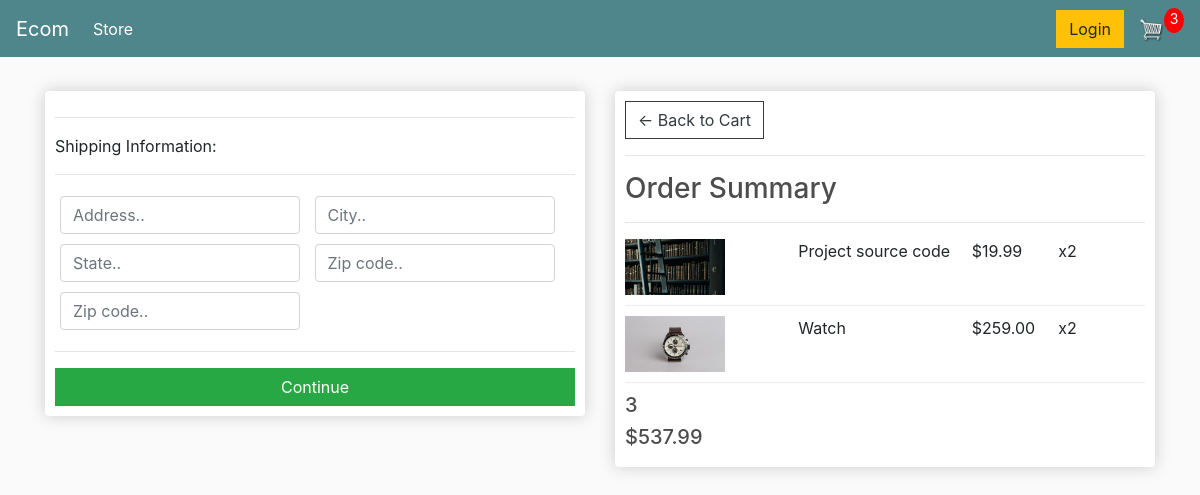
/checkout/ (signed in), run on an earlier commit of the app's database.
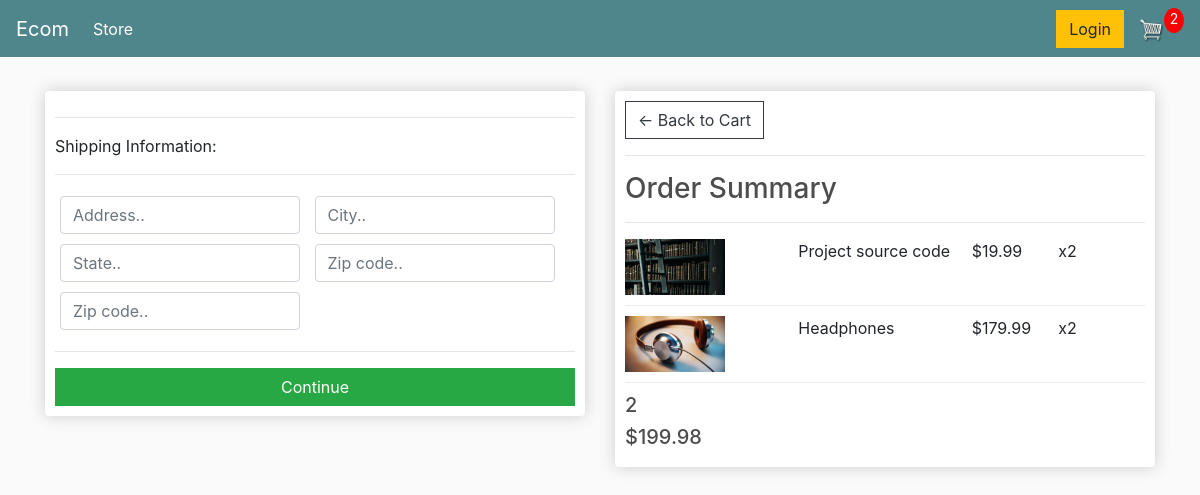
And on a later commit of the database.
### store/models.py (models this page shows, shortened)
class OrderItem(models.Model):
    product = models.ForeignKey(Product, on_delete=models.SET_NULL, null=True)
    order = models.ForeignKey(Order, on_delete=models.SET_NULL, null=True)
    quantity = models.IntegerField(default=0, null=True, blank=True)
    date_added = models.DateTimeField(auto_now_add=True)
    @property
    def get_total(self):
        total = self.product.price * self.quantity
        return total

class Product(models.Model):
     name = models.CharField(max_length=200, null=True)
     price = models.DecimalField(max_digits=7, decimal_places=2)
     digital = models.BooleanField(default=False, null=True, blank=True)
     image = models.ImageField(null=True, blank=True)
     @property
     def imageURL(self):
         try:
             url = self.image.url
         except:
             url = ''
         return url

class Order(models.Model):
    customer = models.ForeignKey(Customer, on_delete=models.SET_NULL, null=True, blank=True)
    date_ordered = models.DateTimeField(auto_now_add=True)
    complete = models.BooleanField(default=False)
    transaction_id = models.CharField(max_length=100, null=True)
    @property
    def shipping(self):
        shipping = False
        orderitems = self.orderitem_set.all()
        for i in orderitems:
            if i.product.digital == False:
                shipping = True
        return shipping
    @property
    def get_cart_total(self):
        orderitems = self.orderitem_set.all()
        total = sum([item.get_total for item in orderitems])
        return total
    @property
    def get_cart_items(self):
        orderitems = self.orderitem_set.all()
        total = sum([item.quantity for item in orderitems])
        return total

### store/views.py (the view)
# urls.py: path('checkout/', views.checkout, name="checkout"),
def checkout(request):
     data = cartData(request)
     cartItems = data['cartItems']
     order = data['order']
     items = data['items']
     context = {'items': items, 'order': order, 'cartItems': cartItems}
     return render(request, 'checkout.html', context)

### store/utilis.py (called while the page is built)
def cartData(request):
    if request.user.is_authenticated:
        customer = request.user.customer
        order, created = Order.objects.get_or_create(customer=customer, complete=False)
        items = order.orderitem_set.all()
        cartItems = order.get_cart_items
    else:
        cookieData = cookieCart(request)
        cartItems = cookieData['cartItems']
        order = cookieData['order']
        items = cookieData['items']
    return {'cartItems': cartItems, 'order': order, 'items': items}

### store/templates/checkout.html (shortened to what this page needs)
{% extends 'main.html' %}
{% load static %}
{% block content %}
     <div class="row">
		<div class="col-lg-6">
			<div class="box-element" id="form-wrapper">
				<form id="form">
					<div id="shipping-info">
						<hr>
						<p>Shipping Information:</p>
						<hr>
						<div class="form-field">
							<input class="form-control" type="text" name="address" placeholder="Address..">
						</div>
						<div class="form-field">
							<input class="form-control" type="text" name="city" placeholder="City..">
						</div>
						<div class="form-field">
							<input class="form-control" type="text" name="state" placeholder="State..">
						</div>
						<div class="form-field">
							<input class="form-control" type="text" name="zipcode" placeholder="Zip code..">
						</div>
						<div class="form-field">
							<input class="form-control" type="text" name="country" placeholder="Zip code..">
						</div>
					</div>
					<hr>
					<input id="form-button" class="btn btn-success btn-block" type="submit" value="Continue">
				</form>
			</div>
			<br>
		</div>
		 <div class="col-lg-6">
			<div class="box-element">
				<a  class="btn btn-outline-dark" href="{% url 'cart' %}">&#x2190; Back to Cart</a>
				<hr>
				<h3>Order Summary</h3>
				<hr>
				{% for item in items %}
				<div class="cart-row">
					<div style="flex:2"><img class="row-image" src="{{item.product.imageURL}}"></div>
					<div style="flex:2"><p>{{item.product.name}}</p></div>
					<div style="flex:1"><p>${{item.product.price|floatformat:2}}</p></div>
					<div style="flex:1"><p>x2</p></div>
				</div>
				{% endfor %}
				<h5>{{order.get_cart_items}}</h5>
				<h5>${{order.get_cart_total|floatformat:2}}</h5>
			</div>
		</div>
	</div>
{% endblock content %}

What changed in the data, as far as the page shows it:
removed OrderItem: product.imageURL (picture), product.name "Watch", product.price "259.00"
no longer on this page (row edited): Order: get_cart_items "3", get_cart_total "537.99"
added OrderItem: product.imageURL (picture), product.name "Headphones", product.price "179.99"
added Order: get_cart_items "2", get_cart_total "199.98"
Also different on the page:
{{ cartItems }}: "3" → "2"
